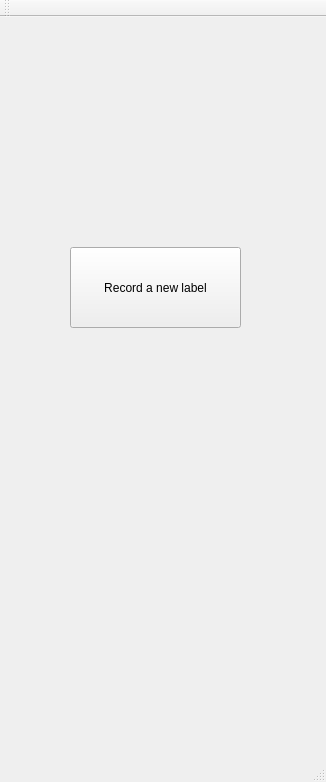
<?xml version="1.0" encoding="UTF-8"?>
<ui version="4.0">
 <class>MainWindow</class>
 <widget class="QMainWindow" name="MainWindow">
  <property name="geometry">
   <rect>
    <x>0</x>
    <y>0</y>
    <width>326</width>
    <height>782</height>
   </rect>
  </property>
  <property name="windowTitle">
   <string>MainWindow</string>
  </property>
  <property name="windowOpacity">
   <double>1.000000000000000</double>
  </property>
  <widget class="QWidget" name="centralWidget">
   <widget class="QPushButton" name="pushButton">
    <property name="geometry">
     <rect>
      <x>70</x>
      <y>230</y>
      <width>171</width>
      <height>81</height>
     </rect>
    </property>
    <property name="text">
     <string>Record a new label</string>
    </property>
   </widget>
   <widget class="QLabel" name="visualFeedback">
    <property name="geometry">
     <rect>
      <x>20</x>
      <y>20</y>
      <width>281</width>
      <height>191</height>
     </rect>
    </property>
    <property name="text">
     <string/>
    </property>
   </widget>
  </widget>
  <widget class="QToolBar" name="mainToolBar">
   <attribute name="toolBarArea">
    <enum>TopToolBarArea</enum>
   </attribute>
   <attribute name="toolBarBreak">
    <bool>false</bool>
   </attribute>
  </widget>
  <widget class="QStatusBar" name="statusBar"/>
 </widget>
 <layoutdefault spacing="6" margin="11"/>
 <resources/>
 <connections/>
</ui>
